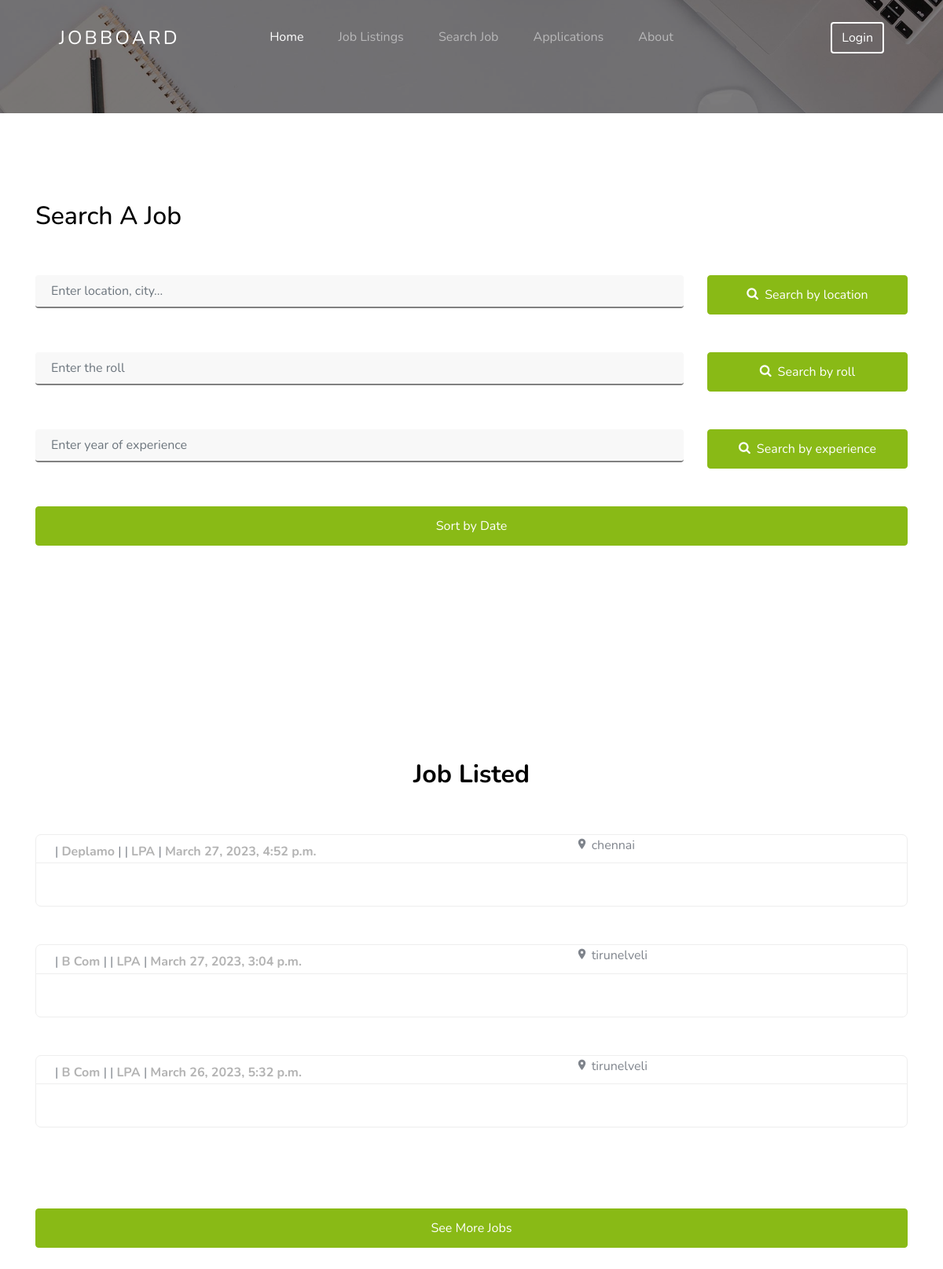
Screenshot of /sortbydate with the database file from the repository.
### app1/models.py (models this page shows, shortened)
class job(models.Model):
    job_id = models.CharField(max_length=10)
    job_role = models.CharField( max_length=50)
    drive_company_name = models.CharField(max_length=50)
    job_category = models.CharField(max_length=50,)
    job_location = models.CharField(max_length=50)
    qualification = models.CharField(max_length=50)
    vacancies = models.IntegerField()
    experience = models.CharField(max_length=50)
    venue_details = models.TextField(max_length=200, blank=True, null=True)
    published_date = models.DateTimeField(auto_now_add=True)
    last_modified = models.DateTimeField(auto_now_add = True)
    objects = models.Manager()
    jb_manager = jobmanager()
    is_active = models.BooleanField(default=True)
    class Meta:
        db_table = ''
        managed = True
        verbose_name = 'jobDetails'
        verbose_name_plural = 'jobDetailss'

### app1/views.py (the view)
# urls.py: path('sortbydate', views.sortbydate, name="sortbydate"),
def sortbydate(request):
    content = {}
    content['data'] = job.jb_manager.sort_by_date()
    return render(request, 'searchjob.html',content)

### app1/models.py (called while the page is built)
    def sort_by_date(x):
        return x.order_by('-published_date')

### app1/templates/searchjob.html (shortened to what this page needs)
{% extends 'base.html' %}
{% block data %}
<section class="section-hero overlay inner-page bg-image" style="background-image: url('images/hero_1.jpg');" id="home-section">
</section>
<section class="site-section">
    <div class="container">
      <div class="row align-items-center mb-5">
        <div class="col-lg-8 mb-4 mb-lg-0">
          <div class="d-flex align-items-center">
            <div>
              <h2>Search A Job</h2>
            </div>
          </div>
        </div>
      </div>
      <form method="get" action="/filterbylocation" class="search-jobs-form">
        <div class="row mb-5">
          <div class="col-12 col-sm-6 col-md-6 col-lg-9 mb-4 mb-lg-0">
            <input type="text" name="joblocation" class="form-control form-control-lg" placeholder="Enter location, city...">
          </div>
          <div class="col-12 col-sm-6 col-md-6 col-lg-3 mb-4 mb-lg-0">
            <button type="submit" class="btn btn-block btn-primary btn-md"><span class="icon-search icon mr-2"></span>Search by location</button>
          </div>
        </div>
       </form>
       <form method="get" action="/filterbydegree" class="search-jobs-form">
        <div class="row mb-5">
          <div class="col-12 col-sm-6 col-md-6 col-lg-9 mb-4 mb-lg-0">
            <input type="text" name="degree" class="form-control form-control-lg" placeholder="Enter the roll">
          </div>
          <div class="col-12 col-sm-6 col-md-6 col-lg-3 mb-4 mb-lg-0">
            <button type="submit" class="btn btn-block btn-primary btn-md"><span class="icon-search icon mr-2"></span>Search by roll</button>
          </div>
        </div>
       </form>
       <form method="get" action="/filterbybatch" class="search-jobs-form">
        <div class="row mb-5">
          <div class="col-12 col-sm-6 col-md-6 col-lg-9 mb-4 mb-lg-0">
            <input type="text" name="batch" class="form-control form-control-lg" placeholder="Enter year of experience ">
          </div>
          <div class="col-12 col-sm-6 col-md-6 col-lg-3 mb-4 mb-lg-0">
            <button type="submit" class="btn btn-block btn-primary btn-md"><span class="icon-search icon mr-2"></span>Search by experience</button>
          </div>
        </div>
       </form>
       <form method="get" action="/sortbydate" class="search-jobs-form">
        <div class="row mb-5">
          <div class="col-12 col-sm-6 col-md-6 col-lg-12 mb-4 mb-lg-0">
            <button type="submit" class="btn btn-block btn-primary btn-md">Sort by Date</button>
          </div>
        </div>
       </form>
    </div>
  </section>
  <section class="site-section">
    <div class="container">
      <div class="row mb-5 justify-content-center">
        <div class="col-md-7 text-center">
          <h2 class="section-title mb-2">Job Listed</h2>
        </div>
      </div>
      {% for d in data %}
      <ul class="job-listings mb-5">
        <li class="job-listing d-block d-sm-flex pb-3 pb-sm-0 align-items-center">
          <a href="/getjob/{{d.id}}"></a>
          <div class="job-listing-about d-sm-flex custom-width w-100 justify-content-between mx-4">
            <div class="job-listing-position custom-width w-50 mb-3 mb-sm-0">
              <strong>{{d.company_name}} </strong>|
              <strong> {{d.qualification}} </strong>|
              <strong> {{d.yop|cut:"["|cut:"]"|cut:"'"}} </strong>|
              <strong> {{d.salary}} LPA </strong>|
              <strong> {{d.published_date}} </strong>
            </div>
            <div class="job-listing-location mb-3 mb-sm-0 custom-width w-25">
              <span class="icon-room"></span> {{d.job_location}}
            </div>
          </div>
        </li>
        <br><br>
      </ul>
      {% endfor %}
      <div>
        <br><br>
      <form method="get" action="/alljob" class="search-jobs-form">
        <div class="row mb-5">
          <div class="col-12 col-sm-6 col-md-6 col-lg-12 mb-4 mb-lg-0">
            <button type="submit" class="btn btn-block btn-primary btn-md">See More Jobs</button>
          </div>
        </div>
       </form>
      </div>
    </div>
  </section>
{% endblock data %}

### app1/static/css/mycss.css (style rules this page uses)
input[type=text] { border-radius: 4px; background-color: #f8f8f8; text-align: justify; width: 100%; padding: 12px 20px; box-sizing: border-box; border: none; border-bottom: 2px solid grey; font-size: 16px; margin: 0px 0px 8px; font-family: Nunito, sans-serif; }

### app1/static/css/style.css (style rules this page uses)
body { font-weight: 400; font-size: 1rem; line-height: 1.7; position: relative; }
body:after { content: ""; position: absolute; top: 0; left: 0; right: 0; bottom: 0; background: rgba(0, 0, 0, 0.7); z-index: 100; opacity: 0; visibility: hidden; -webkit-transition: .3s all ease; -o-transition: .3s all ease; transition: .3s all ease; }
h1, h2, h3, h4 { color: #000; }
.site-section { padding-top: 7rem; padding-bottom: 7rem; position: relative; z-index: 2; }
.bg-image { background-size: cover; background-position: center center; background-repeat: no-repeat; }
.job-listings { padding: 0; margin: 0; border: 1px solid #eee; border-radius: 7px; overflow: hidden; position: relative; background: #fff; }
.job-listings .job-listing { position: relative; border-bottom: 1px solid #eee; -webkit-transition: .3s all ease; -o-transition: .3s all ease; transition: .3s all ease; }
.job-listings .job-listing a { position: absolute; width: 100%; height: 100%; -webkit-transition: .3s all ease; -o-transition: .3s all ease; transition: .3s all ease; }
.job-listings .job-listing-position strong { color: #b3b3b3; }
.section-title { font-size: 2rem; font-weight: 700; }
.section-hero, .section-hero > .container > .row { height: 100vh; min-height: 900px; }
.section-hero.inner-page, .section-hero.inner-page > .container > .row { height: auto; min-height: auto; padding-top: 6em; padding-bottom: 3em; }
.section-hero.overlay, .section-hero.overlay-2 { position: relative; }
.section-hero.overlay:before, .section-hero.overlay-2:before { z-index: 1; position: absolute; content: ""; top: 0; left: 0; right: 0; bottom: 0; background: rgba(0, 0, 0, 0.5); }
.btn:after, .btn:before { display: none; }
.btn.btn-primary { color: #fff; }
.btn-md { padding: 12px 20px; }

### rows the page displays
job: qualification "Deplamo", published_date "March 27, 2023, 4:52 p.m.", job_location "chennai"
job: qualification "B Com", published_date "March 27, 2023, 3:04 p.m.", job_location "tirunelveli"
job: qualification "B Com", published_date "March 26, 2023, 5:32 p.m.", job_location "tirunelveli"
